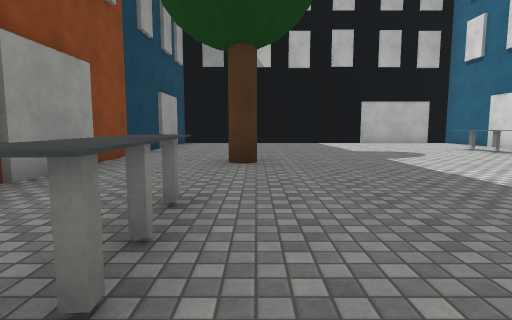
view 1 (above)

17 first-person views from a walk through a scene from a Unity 3-D project. The camera is 1.2 m above the floor, tilts 6° down and sees 80° across. The floor is counted in squares, 2 m on a side. Each view is taken from the middle of a square. On the plan, view 1 faces up. The plan holds only what a view shows up to about 9 squares ahead; the rest is blank. The place goes on beyond the plan. Surface patterns are stand-ins for the level's own textures.

view 2
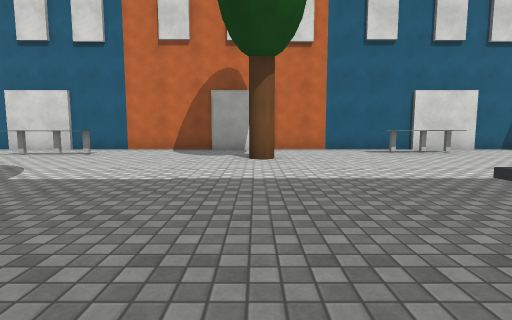

view 3
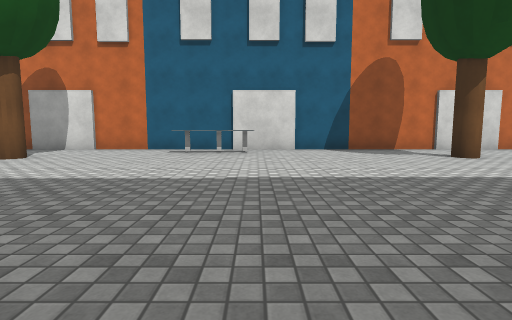

view 4
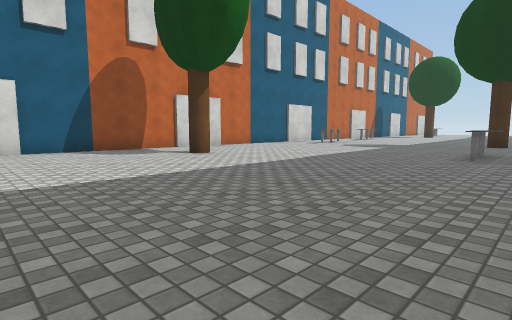

view 5
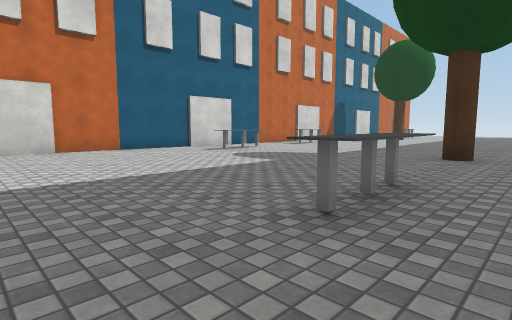

view 6
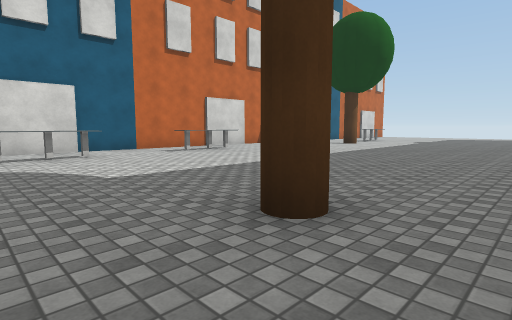

view 7
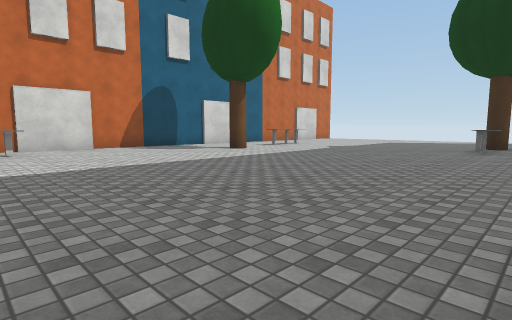

view 8
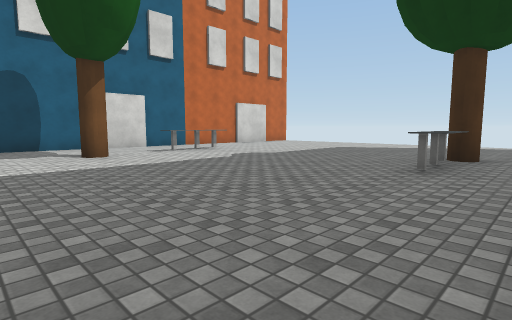

view 9
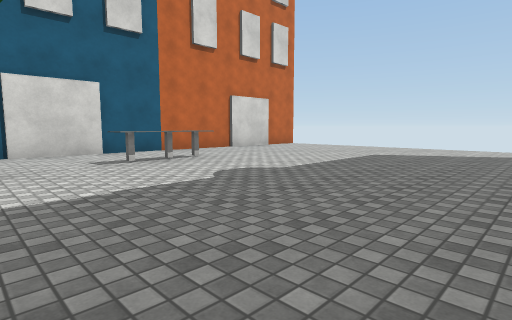

view 10
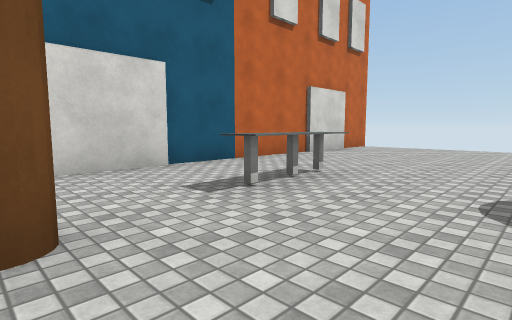

view 11
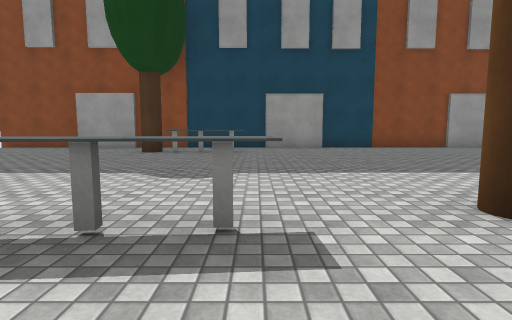

view 12
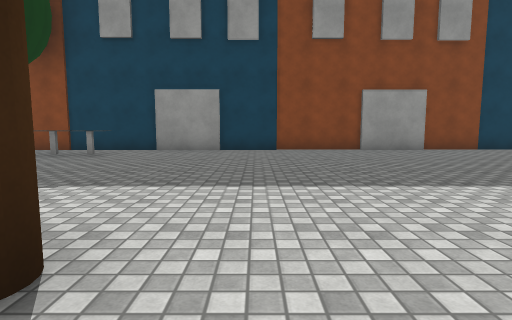

view 13
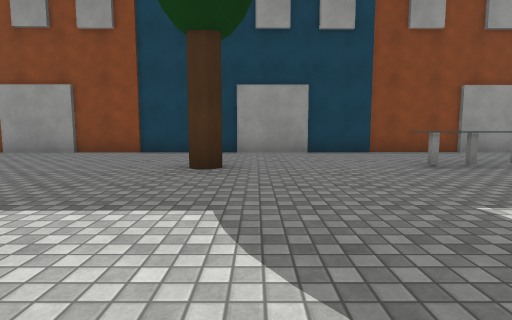

view 14
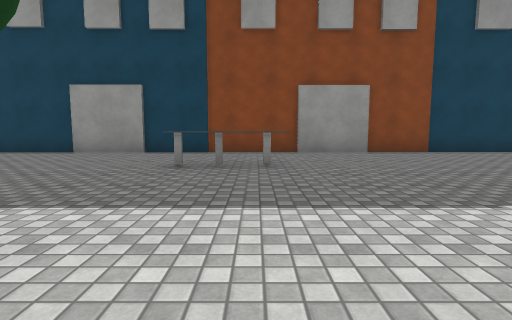

view 15
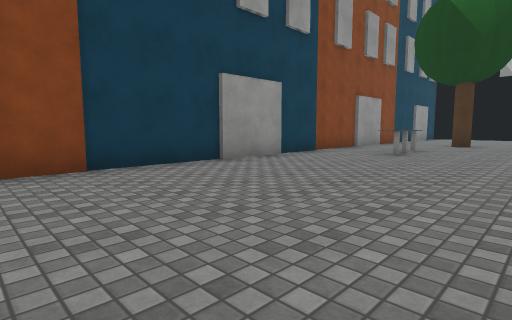

view 16
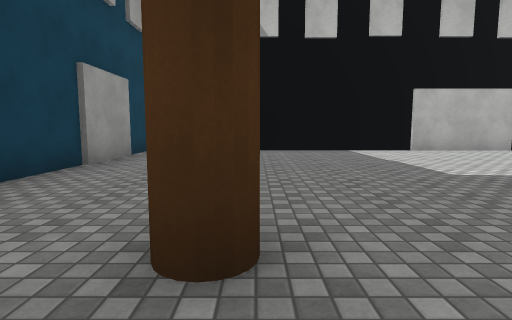

view 17
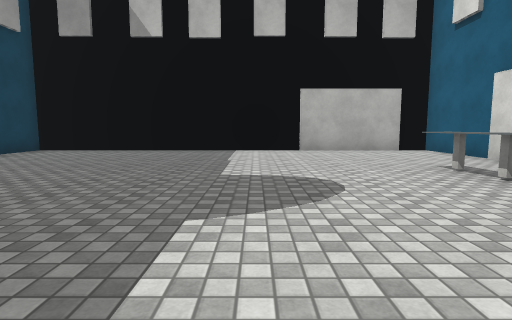

### Floor plan
Key: @ floor where view 1 was taken; # wall or solid block; . floor; H house; O other object.
Columns run from 3 left of view 1 to 8 right of it. Each row starts with its distance up from view 1.
 13  ##########
 12 H..........H
 11 H..........H
 10 H..........H
  9 H..........H
  8 H........O.H
  7 H........O.H
  6 H..........H
  5 H..#.......H
  4 H..........H
  3 H.......#..H
  2 H.O........H
  1 H.O........H
  0 H..@.....O.H
 -1 H........O.H
 -2 H........O.H
 -3 H..........H
 -4 H..........H
 -5 H..........H
 -6 H.......#..H
 -7 H..........H
 -8 H..........H
 -9 H..O.......H
-10 H..O.......H
-11 H..........H
-12 H..........H
-13 H........O.H
-14 H..#.....O.H
-15 H..........H
-16 H........O.H
-17 H........O.H
-18 H........O.H
-19 H..........H
-20 H..........H
-21 H..........H
-22 H..........H
-23 H.......#..H
-24 H..........H
-25 H.......O..H
-26 H.O.....O..H
-27 H.O........H
-28 H..........H
-29 H..........H
-30 H..........H
-31 H..........H
-32 H.. ...... H
-33  H

Where each view was taken, in squares from view 1:
view 1: 0 up, 0 right, facing up
view 2: 3 up, 1 left, facing right
view 3: 2 down, 1 left, facing right
view 4: 2 down, 1 left, facing down-right
view 5: 7 down, 1 left, facing down-right
view 6: 12 down, 1 left, facing down-right
view 7: 17 down, 2 left, facing down-right
view 8: 21 down, 2 left, facing down-right
view 9: 23 down, 0 right, facing down-right
view 10: 23 down, 3 right, facing down-right
view 11: 25 down, 7 right, facing left
view 12: 22 down, 6 right, facing left
view 13: 13 down, 5 right, facing left
view 14: 9 down, 5 right, facing left
view 15: 6 down, 2 right, facing up-left
view 16: 4 up, 0 right, facing up
view 17: 4 up, 3 right, facing up
